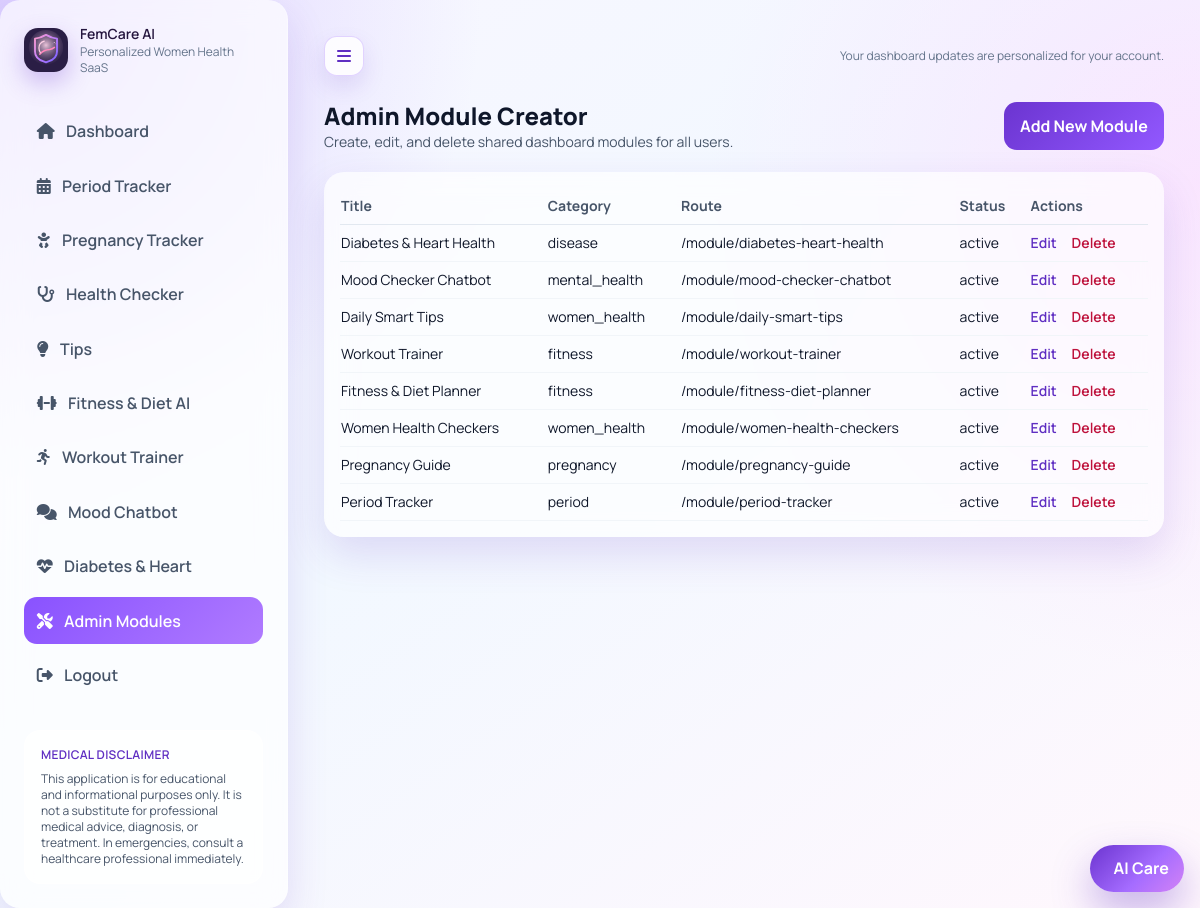
The app's page /admin/modules (signed in) with its own data.
### models/entities.py (models this page shows, shortened)
class HealthModule(db.Model):
    __tablename__ = "health_modules"
    id = db.Column(db.Integer, primary_key=True)
    title = db.Column(db.String(150), nullable=False)
    description = db.Column(db.String(280), nullable=False)
    category = db.Column(db.String(60), nullable=False)
    route = db.Column(db.String(150), nullable=False, unique=True)
    status = db.Column(db.String(20), nullable=False, default="active")
    icon = db.Column(db.String(60), nullable=False, default="fa-heart")
    target_url = db.Column(db.String(150), nullable=True)
    created_at = db.Column(db.DateTime, nullable=False, default=datetime.utcnow)

### app.py (the view)
@app.route("/admin/modules")
@admin_required
def admin_modules():
    modules = HealthModule.query.order_by(HealthModule.created_at.desc()).all()
    return render_template("admin_modules.html", active_page="admin", modules=modules)

### app.py (called while the page is built)
@login_manager.user_loader
def load_user(user_id):
    return User.query.get(int(user_id))

def admin_required(func):
    @wraps(func)
    @login_required
    def wrapper(*args, **kwargs):
        if not current_user.is_admin:
            abort(403)
        return func(*args, **kwargs)
    return wrapper

### templates/admin_modules.html (shortened to what this page needs)
{% extends 'base.html' %}
{% block content %}
<section class="flex items-center justify-between gap-3 flex-wrap">
  <div>
    <h1 class="text-2xl font-extrabold">Admin Module Creator</h1>
    <p class="text-sm text-slate-600">Create, edit, and delete shared dashboard modules for all users.</p>
  </div>
  <a href="{{ url_for('admin_modules_new') }}" class="btn-primary">Add New Module</a>
</section>
<section class="mt-5 glass-panel p-4 overflow-x-auto">
  <table class="w-full text-sm">
    <thead>
      <tr class="text-left text-slate-600 border-b border-slate-200">
        <th class="py-2 pr-3">Title</th>
        <th class="py-2 pr-3">Category</th>
        <th class="py-2 pr-3">Route</th>
        <th class="py-2 pr-3">Status</th>
        <th class="py-2 pr-3">Actions</th>
      </tr>
    </thead>
    <tbody>
      {% for module in modules %}
        <tr class="border-b border-slate-100">
          <td class="py-2 pr-3">{{ module.title }}</td>
          <td class="py-2 pr-3">{{ module.category }}</td>
          <td class="py-2 pr-3">/module/{{ module.route }}</td>
          <td class="py-2 pr-3">{{ module.status }}</td>
          <td class="py-2 pr-3">
            <a href="{{ url_for('admin_modules_edit', module_id=module.id) }}" class="text-fem-700 font-semibold mr-3">Edit</a>
            <form method="POST" action="{{ url_for('admin_modules_delete', module_id=module.id) }}" style="display:inline;">
              <button type="submit" class="text-rose-700 font-semibold">Delete</button>
            </form>
          </td>
        </tr>
      {% endfor %}
    </tbody>
  </table>
</section>
{% endblock %}

### templates/base.html (shortened to what this page needs)
<!doctype html>
<html lang="en">
<head>
  <script src="https://cdn.tailwindcss.com"></script>
  <link rel="stylesheet" href="https://cdnjs.cloudflare.com/ajax/libs/font-awesome/6.5.2/css/all.min.css">
  <link rel="stylesheet" href="{{ url_for('static', filename='css/style.css', v='20260401b') }}">
</head>
<body class="fem-bg min-h-screen font-[Manrope] text-slate-900">
  <div class="min-h-screen lg:flex">
    <aside id="app-sidebar" class="glass-panel app-sidebar lg:w-72 p-6 border-b lg:border-b-0 lg:border-r border-white/30">
      <div class="flex items-center gap-3 mb-8">
        <img src="{{ url_for('static', filename='images/branding/femcare-mark.svg') }}" alt="FemCare AI logo" class="brand-mark">
        <div>
          <p class="text-sm font-semibold text-fem-900">FemCare AI</p>
          <p class="text-xs text-slate-500">Personalized Women Health SaaS</p>
        </div>
      </div>
      <nav class="space-y-2">
        {% if current_user.is_authenticated %}
          <a href="{{ url_for('dashboard') }}" class="menu-link {% if active_page == 'dashboard' %}menu-link-active{% endif %}">
            <i class="fa-solid fa-house"></i><span class="nav-label">Dashboard</span>
          </a>
          <a href="{{ url_for('period_tracker') }}" class="menu-link {% if active_page == 'period' %}menu-link-active{% endif %}" data-dashboard-modal="true" data-feature="period">
            <i class="fa-solid fa-calendar-days"></i><span class="nav-label">Period Tracker</span>
          </a>
          <a href="{{ url_for('pregnancy_tracker') }}" class="menu-link {% if active_page == 'pregnancy' %}menu-link-active{% endif %}" data-dashboard-modal="true" data-feature="pregnancy">
            <i class="fa-solid fa-baby"></i><span class="nav-label">Pregnancy Tracker</span>
          </a>
          <a href="{{ url_for('health_checker') }}" class="menu-link {% if active_page == 'health' %}menu-link-active{% endif %}" data-dashboard-modal="true" data-feature="health_checker">
            <i class="fa-solid fa-stethoscope"></i><span class="nav-label">Health Checker</span>
          </a>
          <a href="{{ url_for('tips') }}" class="menu-link {% if active_page == 'tips' %}menu-link-active{% endif %}" data-dashboard-modal="true" data-feature="tips">
            <i class="fa-solid fa-lightbulb"></i><span class="nav-label">Tips</span>
          </a>
          <a href="{{ url_for('fitness') }}" class="menu-link {% if active_page == 'fitness' %}menu-link-active{% endif %}" data-dashboard-modal="true" data-feature="fitness">
            <i class="fa-solid fa-dumbbell"></i><span class="nav-label">Fitness & Diet AI</span>
          </a>
          <a href="{{ url_for('workout') }}" class="menu-link {% if active_page == 'workout' %}menu-link-active{% endif %}" data-dashboard-modal="true" data-feature="workout">
            <i class="fa-solid fa-person-running"></i><span class="nav-label">Workout Trainer</span>
          </a>
          <a href="{{ url_for('mood_chat_page') }}" class="menu-link {% if active_page == 'mood_chat' %}menu-link-active{% endif %}" data-dashboard-modal="true" data-feature="mood_chat">
            <i class="fa-solid fa-comments"></i><span class="nav-label">Mood Chatbot</span>
          </a>
          <a href="{{ url_for('diabetes_heart.diabetes_heart_page') }}" class="menu-link {% if active_page == 'diabetes_heart' %}menu-link-active{% endif %}" data-dashboard-modal="true" data-feature="diabetes_heart">
            <i class="fa-solid fa-heart-pulse"></i><span class="nav-label">Diabetes & Heart</span>
          </a>
          {% if current_user.is_admin %}
            <a href="{{ url_for('admin_modules') }}" class="menu-link {% if active_page == 'admin' %}menu-link-active{% endif %}">
              <i class="fa-solid fa-screwdriver-wrench"></i><span class="nav-label">Admin Modules</span>
            </a>
          {% endif %}
          <a href="{{ url_for('logout') }}" class="menu-link">
            <i class="fa-solid fa-right-from-bracket"></i><span class="nav-label">Logout</span>
          </a>
        {% endif %}
      </nav>
      <div class="mt-8 p-4 rounded-2xl bg-white/65 border border-white/70 sidebar-disclaimer">
        <p class="text-xs font-semibold uppercase tracking-wide text-fem-700">Medical Disclaimer</p>
        <p class="text-xs text-slate-600 mt-2">This application is for educational and informational purposes only. It is not a substitute for professional medical advice, diagnosis, or treatment. In emergencies, consult a healthcare professional immediately.</p>
      </div>
    </aside>
    <main class="flex-1 p-4 md:p-7 lg:p-9">
      <div class="mb-4 lg:mb-6 flex items-center justify-between">
        <button id="sidebar-toggle" type="button" class="sidebar-toggle-btn" aria-label="Toggle sidebar">
          <i class="fa-solid fa-bars"></i>
        </button>
        <span class="text-xs text-slate-500">Your dashboard updates are personalized for your account.</span>
      </div>
      {% block content %}{% endblock %}
    </main>
  </div>
  {% if current_user.is_authenticated %}
    <a href="{{ url_for('mood_chat_page') }}" class="floating-ai-btn" aria-label="Open AI support chat">
      <span>AI Care</span>
    </a>
  {% else %}
    <a href="{{ url_for('login') }}" class="floating-ai-btn" aria-label="Login for AI support">
      <i class="fa-solid fa-sparkles"></i>
      <span>AI Care</span>
    </a>
  {% endif %}
</body>
</html>

### static/css/style.css (style rules this page uses)
.fem-bg { background: radial-gradient(circle at 0 0, rgba(190, 168, 255, 0.5) 0, rgba(190, 168, 255, 0) 32%), radial-gradient(circle at 100% 20%, rgba(254, 206, 255, 0.45) 0, rgba(254, 206, 255, 0) 35%), linear-gradient(145deg, #f9f6ff 0%, #f2f8ff 46%, #fff7fd 100%); }
.glass-panel { background: rgba(255, 255, 255, 0.65); -webkit-backdrop-filter: blur(14px); backdrop-filter: blur(14px); border-radius: 1.25rem; box-shadow: 0 18px 40px rgba(95, 46, 194, 0.15); }
.brand-mark { width: 44px; height: 44px; border-radius: 14px; box-shadow: 0 10px 24px rgba(107, 52, 208, 0.3); flex-shrink: 0; }
.menu-link { display: flex; align-items: center; gap: 0.7rem; padding: 0.7rem 0.8rem; color: #475569; font-weight: 600; border-radius: 0.8rem; transition: all 0.2s ease; }
.menu-link-active { background: linear-gradient(135deg, #8952ff, #b07bff); color: #fff; }
.btn-primary { border: 0; color: white; border-radius: 0.8rem; background: linear-gradient(135deg, #6b34d0 0%, #9258ff 100%); padding: 0.72rem 1rem; font-weight: 700; transition: transform 0.2s ease; }
.app-sidebar { transition: transform 0.28s ease, width 0.25s ease, padding 0.25s ease; position: relative; z-index: 40; }
.sidebar-toggle-btn { width: 2.5rem; height: 2.5rem; border-radius: 0.8rem; border: 1px solid rgba(137, 82, 255, 0.24); background: rgba(255, 255, 255, 0.84); color: #5f2ec2; display: inline-grid; place-items: center; box-shadow: 0 10px 22px rgba(95, 46, 194, 0.13); }
.floating-ai-btn { position: fixed; right: 1rem; bottom: 1rem; z-index: 55; display: inline-flex; align-items: center; gap: 0.5rem; padding: 0.72rem 0.95rem; border-radius: 999px; color: #fff; font-weight: 700; background: linear-gradient(135deg, #6b34d0 0%, #a56cff 58%, #d383f6 100%); box-shadow: 0 18px 38px rgba(95, 46, 194, 0.35); transition: transform 0.2s ease, box-shadow 0.2s ease; animation: aiPulse 2.3s ease-in-out infinite; }

### records on screen
HealthModule: title "Diabetes & Heart Health", category "disease", route "diabetes-heart-health", status "active"
HealthModule: title "Mood Checker Chatbot", category "mental_health", route "mood-checker-chatbot", status "active"
HealthModule: title "Daily Smart Tips", category "women_health", route "daily-smart-tips", status "active"
HealthModule: title "Workout Trainer", category "fitness", route "workout-trainer", status "active"
HealthModule: title "Fitness & Diet Planner", category "fitness", route "fitness-diet-planner", status "active"
HealthModule: title "Women Health Checkers", category "women_health", route "women-health-checkers", status "active"
HealthModule: title "Pregnancy Guide", category "pregnancy", route "pregnancy-guide", status "active"
HealthModule: title "Period Tracker", category "period", route "period-tracker", status "active"
